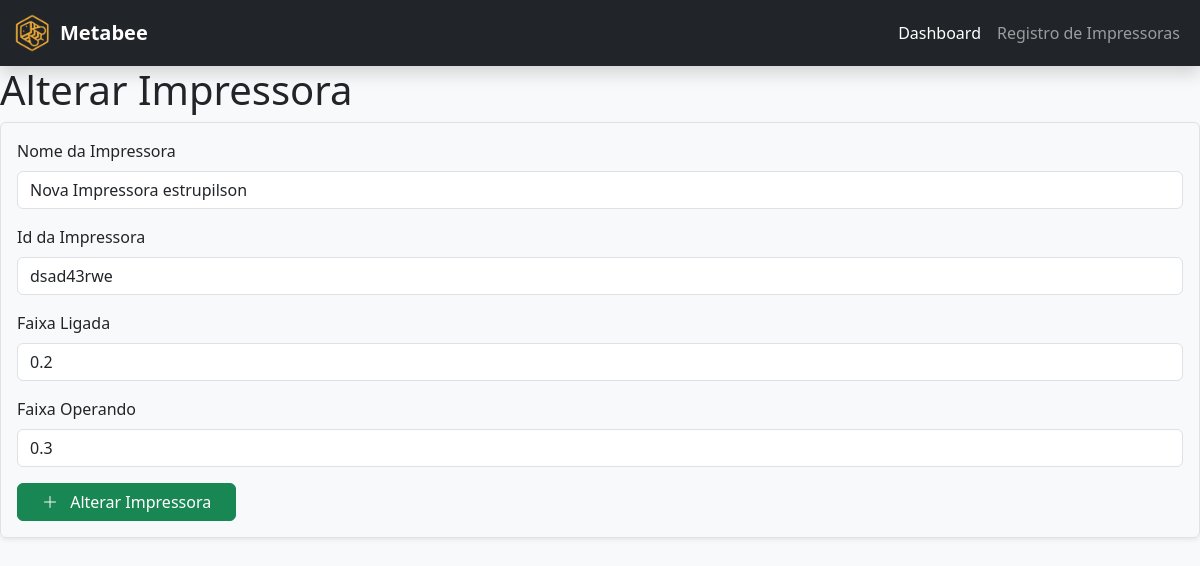
The page /edit_printer/16 on the database as committed earlier.
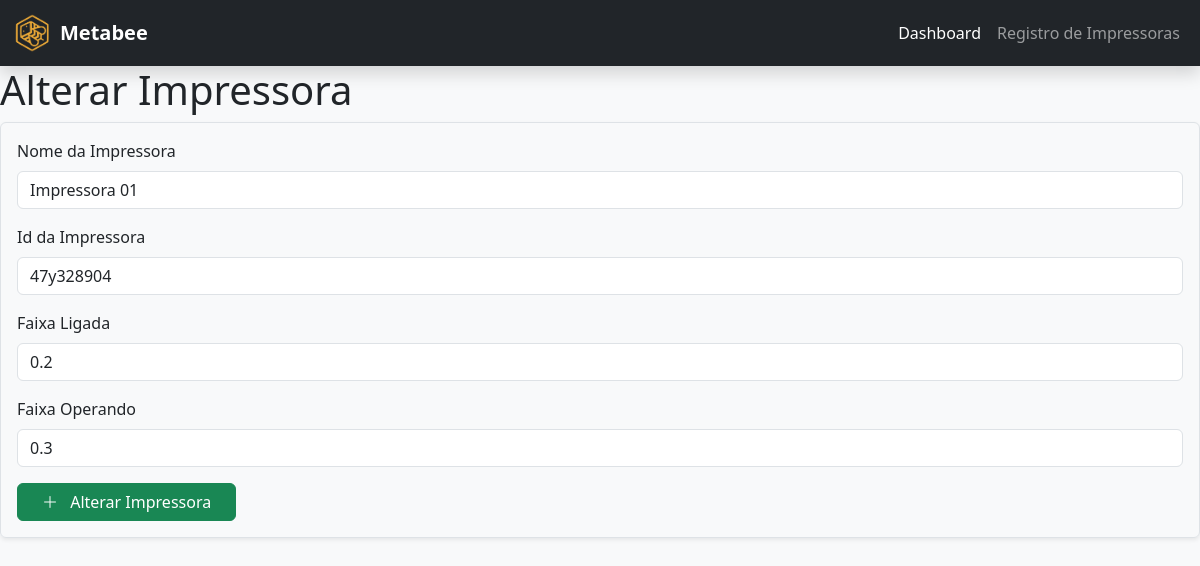
The same page on the database as committed later.
### metabee_app/models.py (models this page shows)
class Printer(models.Model):
    name = models.CharField(max_length=100, default="Default Printer")
    status = models.IntegerField(validators=[MinValueValidator(0), MaxValueValidator(2)], default=0)
    device_id = models.CharField(max_length=100, default="0")
    idle_range = models.FloatField(max_length=100, default=0)
    operating_range = models.FloatField(max_length=100, default=0)

### metabee_app/views.py (the view, shortened to what this page needs)
# urls.py: path('edit_printer/<int:printer_id>', views.edit_printer, name="edit_printer"),
def edit_printer(request, printer_id):
    printer = Printer.objects.filter(id=printer_id).first()
    context = {'printer': printer}
    return render(request, "edit_printer.html", context)

### metabee_app/templates/edit_printer.html (shortened to what this page needs)
{% extends 'layout.html' %}
{% load static %}
{% block content %}
  <h1>Alterar Impressora</h1>
  <form action="{% url 'edit_printer' printer.id %}" method="post" class="p-3 border rounded shadow-sm">
    <div class="mb-3">
      <label for="printer_name" class="form-label">Nome da Impressora</label>
      <input type="text" name="name" id="printer_name" class="form-control" value="{{ printer.name }}" placeholder="Ex: HP LaserJet 1020" required />
    </div>
    <div class="mb-3">
      <label for="device_id" class="form-label">Id da Impressora</label>
      <input type="text" name="device_id" id="device_id" class="form-control" value="{{ printer.device_id }}" placeholder="Ex: D7890D77H" required/>
    </div>
    <div class="mb-3">
      <label for="idle_range" class="form-label">Faixa Ligada</label>
      <input type="number" step="0.01" name="idle_range" id="idle_range" class="form-control" value="{{ printer.idle_range }}" placeholder="0.00" required />
    </div>
    <div class="mb-3">
      <label for="operating_range" class="form-label">Faixa Operando</label>
      <input type="number" step="0.01" name="operating_range" id="operating_range" class="form-control" value="{{ printer.operating_range }}" placeholder="0.00" required />
    </div>
    <button type="submit" class="btn btn-success px-4">
      <i class="bi bi-plus-lg me-2"></i> Alterar Impressora
    </button>
  </form>
{% endblock %}

Rows that differ between the two databases and show on the page:
changed Printer: name "Nova Impressora estrupilson" → "Impressora 01"; device_id "dsad43rwe" → "47y328904"
